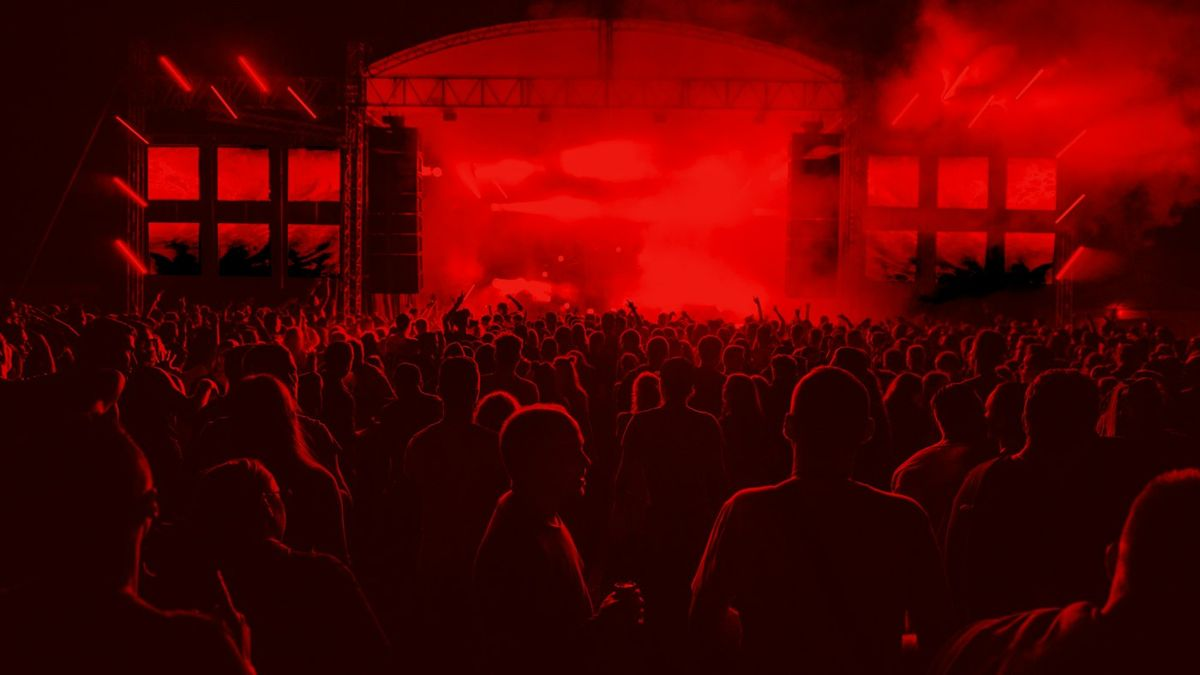
#> input picture skills/vs-update/framework/styles/horizont/images/hz-concert.jpg, 1200 x 675 px
$ python -i build.py   (imports and definitions only)
#> lines starting #> are read from the running program, lines starting #| are printed output that depends on the picture; after the words box and inside, x2 and y2 are one past the last pixel; in counts of white or black regions, pixels touching at a corner belong together
#> further down, picture is the input picture: PIL image 1200x675 RGB; mean R, G, B 80.8, 2.1, 1.6
"""vibeupslides build script.

Combines master.html (engine and CSS), a brand profile and a slide file into one
self-contained HTML presentation: fonts, logos and images are embedded as data URIs,
so the deck runs offline in any browser. PDFs are rendered only on request.

Command line:
    python3 build.py slides.html out/Deck.html --brand acme [--title "Title"] [--lang en]
                     [--image NAME=path ...] [--pdf] [--check]

From a project's build script:
    import build as B
    B.build("slides.html", "out/Deck.html", brand="acme", title="Title", lang="en",
            images=dict(COVER="images/cover.jpg"))
    print(B.check("out/Deck.html", lang="en"))      # must be an empty list

A brand is a folder with brand.json in the library of the workspace. `brand` may be a path to
that folder or a name that is looked up in <workspace>/library. The workspace is $VIBEUPSLIDES_HOME,
else ~/vibeupslides. Next to brand.json a brand may have theme.css (its own styles on top of the
engine) and elements/ (SVG icons, arrows and shapes; theme.css refers to them as url(el:arrows/a.svg)).

Slide files hold one <section class="slide ..." lang="xx"> per slide. A deck in two languages
has every slide twice, first language first, same order. {{IMG_NAME}} in the slide file is
replaced by the image passed as images=dict(NAME=path).
"""
import base64, io, json, mimetypes, os, re, sys

HERE = os.path.dirname(os.path.abspath(__file__))
SKILL = os.path.dirname(HERE)

DEFAULT_BRAND = {
    "name": "Unbranded",
    "lang": "en",
    "colors": {
        "accent": "#2F5BEA", "on_accent": "#FFFFFF",
        "ink": "#1D1D1F", "deep": "#1D1D1F", "on_deep": "#FFFFFF",
        "muted": "#6B6F76", "line": "#C9CBCF", "soft": "#F2F3F5", "ghost": "#E8E9EC", "paper": "#FFFFFF",
    },
    "fonts": {
        "body": {"family": "Helvetica Neue", "fallback": "Arial, Helvetica, sans-serif"},
        "head": {"family": None},
        "files": [],
        "display_weight": 800, "head_weight": 700,
    },
    "shape": {"radius": 0, "motif": "wedge", "head_case": "none", "head_tracking": None, "logo_position": "right"},
    "logos": {"primary": None, "primary_inverse": None, "partner": None, "partner_inverse": None,
              "icon": None, "inverse_mode": "file"},
    "footer": {"left": "", "right": ""},
}


# ---------------------------------------------------------------- brand profile

def home():
    """The workspace: one local folder with framework/, library/ and decks/."""
    return os.environ.get("VIBEUPSLIDES_HOME") or os.path.join(os.path.expanduser("~"), "vibeupslides")

def library():
    return os.path.join(home(), "library")

# [44 lines left out: functions brand_dir, _merge, load_brand, list_brands, _hex_rgb, luminance, not called in this run]

def contrast(a, b):
    la, lb = sorted((luminance(a), luminance(b)), reverse=True)
    return (la + 0.05) / (lb + 0.05)

def readable_on(bg, light="#FFFFFF", dark="#1D1D1F"):
    """White or near-black, whichever reads better on bg."""
    return light if contrast(bg, light) >= contrast(bg, dark) else dark

# [16 lines left out: function brand_warnings, not called in this run]

def _mix(a, b, t):
    return "#" + "".join(f"{round(x + (y - x) * t):02X}" for x, y in zip(_hex_rgb(a), _hex_rgb(b)))

# [37 lines left out: functions accent_as_text, tokens_css, not called in this run]

_FONT_FORMATS = {".woff2": "woff2", ".woff": "woff", ".ttf": "truetype", ".otf": "opentype"}

# [60 lines left out: functions fonts_css, trim_edges, halftone, not called in this run]

def dither(im, ink="#111111", paper="#FFFFFF", block=None):
    """A photo as from a copier or a one-bit screen: grey values become a coarse pattern of ink and paper pixels
    (Floyd-Steinberg), each pixel a small square block (brands whose shape.photo is "dither")."""
#> called with ink = '#111111', paper = '#FFFFFF'
    from PIL import Image, ImageEnhance, ImageOps
    g = ImageEnhance.Contrast(ImageOps.autocontrast(im.convert("L"), cutoff=2)).enhance(1.35)
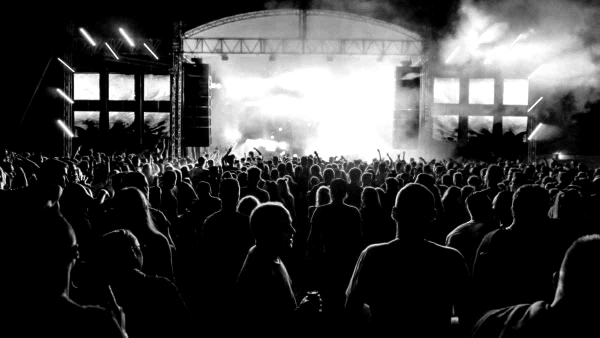
#> g: PIL image 1200x675 L (shown at 1/2 size); min 0, max 255, mean 62.9
    w, h = g.size; block = block or max(2, round(w / 560))
    small = g.resize((max(1, w // block), max(1, h // block)), Image.LANCZOS).convert("1")
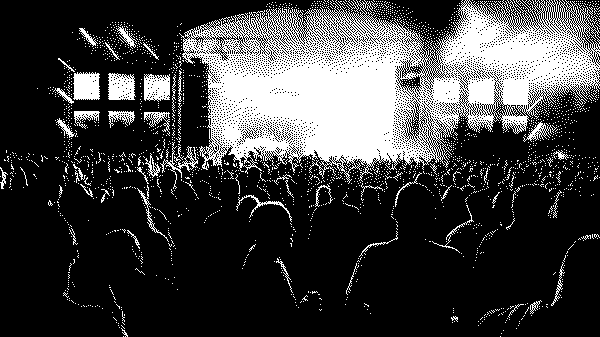
#> small: PIL image 600x337 1; 24.6% white; 2218 white regions (2165 under 20 px), largest, box (x1, y1, x2, y2) and area: (179, 0, 600, 184) 40523, (73, 72, 100, 100) 668, (108, 73, 136, 100) 610
    return ImageOps.colorize(small.convert("L").resize((w, h), Image.NEAREST), ink, paper)
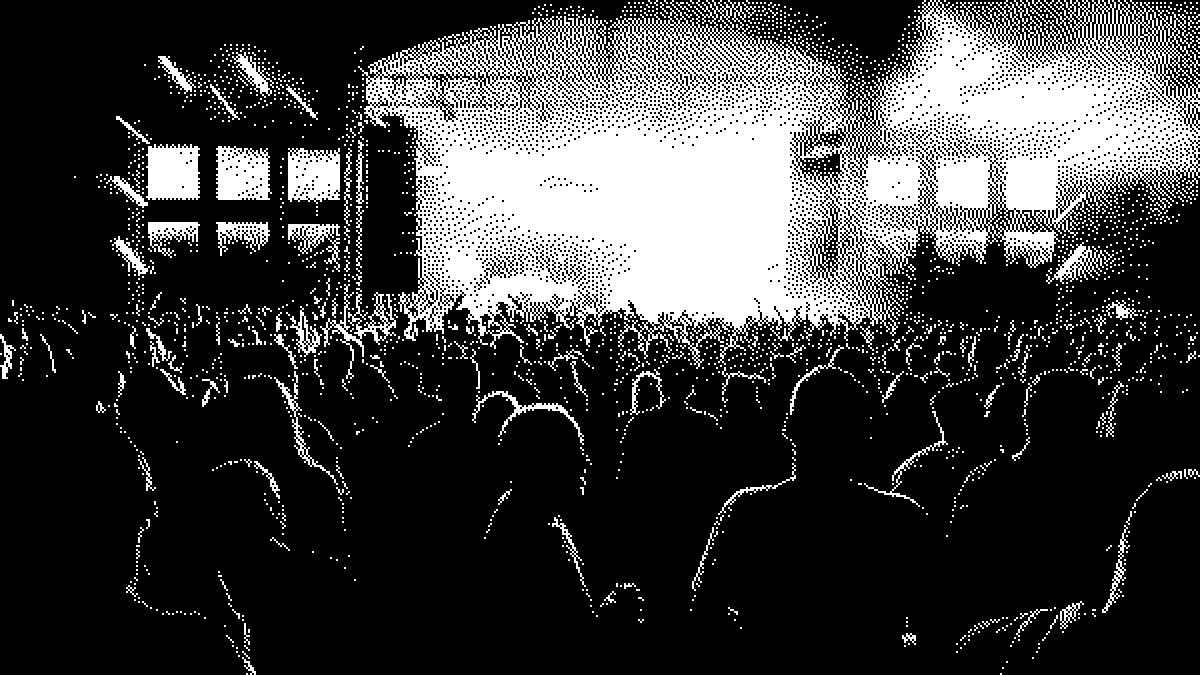
#> returned value: PIL image 1200x675 RGB; values 17 (black) and 255 (white), 24.6% white; 2218 white regions (2033 under 20 px), largest, box (x1, y1, x2, y2) and area: (358, 0, 1200, 369) 162170, (146, 144, 200, 200) 2672, (216, 146, 272, 200) 2440

# [182 lines left out: functions glow, datauri, assets, theme_css, export_js, favicon and 4 more, not called in this run]

_CHECK_JS = """(()=>{const page=document.querySelector('#deck > .slide.active');
  const s=page.querySelector(':scope > .rs > .slide')||page;      /* reading version: the reduced slide inside its page */
  const sr=s.getBoundingClientRect();const sc=sr.width/1920;
  const words=e=>e?((e.innerText||'').match(/[^\\s]*[\\p{L}\\p{N}][^\\s]*/gu)||[]).length:0;
  const rt=page.querySelector(':scope > .rt'), chrome=words(page.querySelector(':scope > .footer'))+words(page.querySelector(':scope > .rbar'));
  let maxB=0,maxR=0;
  const sel='.slide > *:not(.header):not(.footer):not(.rbar):not(.vs-credit):not(.wedge):not(.ghost):not(.image):not(.photo):not(.biglogo):not(.notes):not(.badge):not(.band):not(canvas)';     /* .band: a coloured area that fills its part of the slide on purpose */
  (s.querySelector('.text')?s.querySelectorAll('.text > *'):s.querySelectorAll(sel)).forEach(e=>{
    const r=e.getBoundingClientRect();maxB=Math.max(maxB,(r.bottom-sr.top)/sc);maxR=Math.max(maxR,(r.right-sr.left)/sc);});
  return {b:Math.round(maxB),r:Math.round(maxR),t:(s.querySelector('h1,h2')||{}).textContent||'',
          skip:s.classList.contains('no-footer'), low:s.classList.contains('fullbleed'),
          n:parseInt(page.getAttribute('data-n'),10)||0, read:words(rt), words:words(page)-chrome-words(rt),
          over:rt?Math.max(rt.scrollHeight-rt.clientHeight,rt.scrollWidth-rt.clientWidth):0, notes:!!(rt&&rt.hasAttribute('data-from'))}})()"""

_LEGIBLE_JS = """(()=>{const page=document.querySelector('#deck > .slide.active');
  const s=page.querySelector(':scope > .rs > .slide')||page;
  const sr=s.getBoundingClientRect(),sc=sr.width/1920,out=[],seen=new Map();
  const skip='.footer,.rbar,.notes,.rt,.ghost,.header,.qopts,[data-quiet],script,style,svg,canvas,video,iframe,[aria-hidden=true]';
  const probe=document.createElement('i');probe.style.color='var(--ghost)';s.appendChild(probe);const ghost=getComputedStyle(probe).color;probe.remove();
  const w=document.createTreeWalker(s,NodeFilter.SHOW_TEXT);
  for(let n;n=w.nextNode();){if(!n.nodeValue.trim())continue;const e=n.parentElement;if(!e||e.closest(skip))continue;
    const r=document.createRange();r.selectNodeContents(n);const rects=[...r.getClientRects()].filter(q=>q.width>1&&q.height>1);if(!rects.length)continue;
    let it=seen.get(e);
    if(!it){const cs=getComputedStyle(e);if(cs.visibility==='hidden'||cs.color===ghost)continue;   /* the ghost colour is for numerals that only decorate */
      let a=1;for(let p=e;p&&p!==page.parentElement;p=p.parentElement)a*=parseFloat(getComputedStyle(p).opacity);
      const m=/^rgb/.test(cs.color)?cs.color.match(/[\\d.]+/g).map(Number):null;
      it={t:'',px:parseFloat(cs.fontSize),bold:parseInt(cs.fontWeight,10)>=600,c:m?m.slice(0,3):null,a:a*(m&&m.length>3?m[3]:1),x0:1e9,y0:1e9,x1:-1e9,y1:-1e9,cut:0,q:[],ov:!!e.closest('.vs-overlap'),bleed:!!e.closest('.vs-bleed'),f:cs.fontStyle+' '+cs.fontWeight+' '+cs.fontSize+' '+cs.fontFamily,up:cs.textTransform==='uppercase'};
      for(let p=e;p&&p!==s;p=p.parentElement){const ps=getComputedStyle(p);
        if(ps.overflowX!=='visible'||ps.overflowY!=='visible'){const q=p.getBoundingClientRect();it.clip=it.clip?{l:Math.max(it.clip.l,q.left),t:Math.max(it.clip.t,q.top),r:Math.min(it.clip.r,q.right),b:Math.min(it.clip.b,q.bottom)}:{l:q.left,t:q.top,r:q.right,b:q.bottom};}}
      seen.set(e,it);out.push(it);}
    it.t+=n.nodeValue.trim()+' ';
    for(const q of rects){it.q.push([q.left,q.top+q.height*.2,q.right,q.bottom-q.height*.2]);it.x0=Math.min(it.x0,q.left);it.y0=Math.min(it.y0,q.top);it.x1=Math.max(it.x1,q.right);it.y1=Math.max(it.y1,q.bottom);}}
  /* where the letters are drawn: a line box of a tall face at a tight line height reaches far beyond its letters */
  const cx=document.createElement('canvas').getContext('2d');
  for(const it of out){if(it.clip)it.cut=Math.round(Math.max(it.clip.l-it.x0,it.x1-it.clip.r,it.clip.t-it.y0,it.y1-it.clip.b,0)/sc);delete it.clip;
    cx.font=it.f;const m=cx.measureText(it.up?it.t.toUpperCase():it.t);
    it.iy0=m.fontBoundingBoxAscent>m.actualBoundingBoxAscent?it.y0+(m.fontBoundingBoxAscent-m.actualBoundingBoxAscent)*sc:it.y0;
    it.iy1=m.fontBoundingBoxDescent>m.actualBoundingBoxDescent?it.y1-(m.fontBoundingBoxDescent-m.actualBoundingBoxDescent)*sc:it.y1;
    delete it.f;delete it.up;it.t=it.t.trim().slice(0,48);}
  /* is there a photo or a film under the text of this slide: an image or a background image that takes up a good part of it */
  let photo=false;const area=sr.width*sr.height,pics=[];
  s.querySelectorAll('img,video,.image,.photo,[style*="background-image"]').forEach(e=>{if(e.closest('.header,.footer,.vs-ic'))return;const q=e.getBoundingClientRect();
    const isPic=e.tagName==='IMG'?!/\\.svg|image\\/svg/.test(e.currentSrc||e.src||''):true; if(isPic&&q.width*q.height>area*.12)photo=true;
    if(isPic&&q.width*q.height>area*.04&&q.width>60&&q.height>60)pics.push([Math.max(q.left,sr.left),Math.max(q.top,sr.top),Math.min(q.right,sr.right),Math.min(q.bottom,sr.bottom)]);});
  return {items:out,sx:sr.left,sy:sr.top,sc:sc,photo:photo||pics.length>0,pics:pics}})()"""

_MARKS_JS = r"""(()=>{const page=document.querySelector('#deck > .slide.active');
  const s=page.querySelector(':scope > .rs > .slide')||page;
  const sr=s.getBoundingClientRect(),sc=sr.width/1920,out=[],area=sr.width*sr.height;
  const skip='.placeholder,.footer,.rbar,.notes,.rt,.ghost,.header,.qopts,[data-quiet],script,style,canvas,video,iframe,img,.image,.photo,.vs-credit,.badge,.biglogo,[aria-hidden=true]';
  const rgba=c=>{const m=/^rgba?\(/.test(c)?c.match(/[\d.]+/g).map(Number):null;return m?[m[0],m[1],m[2],m.length>3?m[3]:1]:null;};
  const tok=k=>{const i=document.createElement('i');i.style.color='var(--'+k+')';s.appendChild(i);const c=getComputedStyle(i).color;i.remove();return (rgba(c)||[]).slice(0,3).join();};
  const faint=new Set(['line','soft','ghost'].map(tok)),paper=tok('paper');      /* lines meant to stay quiet, and the slide's own ground */
  const op=e=>{let a=1;for(let p=e;p&&p!==page.parentElement;p=p.parentElement)a*=parseFloat(getComputedStyle(p).opacity);return a;};
  const name=e=>{const c=[...(e.classList||[])].filter(x=>!/^(anim|f|on|in)$/.test(x)).slice(0,2).join('.');return e.tagName.toLowerCase()+(c?'.'+c:'');};
  const where=e=>(e.parentElement&&e.parentElement!==s?name(e.parentElement)+' > ':'')+name(e);
  const add=(e,kind,col,w,q,part,own,thin)=>{const c=rgba(col);if(!c||c[3]<.05)return;const key=c.slice(0,3).join();
    if(key===paper||key===own)return;                    /* a fill in the ground's colour hides what is behind it; a border in the box's own colour is its edge */
    if(/shape|mark/.test(kind)&&w/sc>120)return;          /* a surface or a picture's stand-in, not a mark */
    const a=op(e)*c[3];if(a<.05)return;
    out.push({kind,c:c.slice(0,3),a,box:[q.left,q.top,q.right,q.bottom],d:where(e)+(part||''),faint:faint.has(key)||!!thin});};      /* a hairline is structure, like a line in --line */
  const borders=cs=>['Top','Right','Bottom','Left'].map(k=>({k:k.toLowerCase(),w:parseFloat(cs['border'+k+'Width'])||0,st:cs['border'+k+'Style'],c:cs['border'+k+'Color']})).filter(b=>b.w>=1&&b.st!=='none'&&b.st!=='hidden');
  const pbox=(e,cs,p,q)=>{          /* where a pseudo element is drawn: placed absolutely, from its offsets; else on its element */
    if(p.position!=='absolute'||cs.position==='static')return q;const n=k=>parseFloat(p[k])||0;
    const w=n('width')+n('paddingLeft')+n('paddingRight')+n('borderLeftWidth')+n('borderRightWidth'),h=n('height')+n('paddingTop')+n('paddingBottom')+n('borderTopWidth')+n('borderBottomWidth');
    const bl=parseFloat(cs.borderLeftWidth)||0,bt=parseFloat(cs.borderTopWidth)||0,W=q.width/sc-bl-(parseFloat(cs.borderRightWidth)||0),H=q.height/sc-bt-(parseFloat(cs.borderBottomWidth)||0);
    const x=p.left!=='auto'?n('left'):p.right!=='auto'?W-n('right')-w:0,y=p.top!=='auto'?n('top'):p.bottom!=='auto'?H-n('bottom')-h:0;
    const l=q.left+(bl+x+n('marginLeft'))*sc,t=q.top+(bt+y+n('marginTop'))*sc;return {left:l,top:t,right:l+w*sc,bottom:t+h*sc,width:w*sc,height:h*sc};};
  for(const e of s.querySelectorAll('*')){
    if(e.closest(skip))continue;const cs=getComputedStyle(e);if(cs.display==='none'||cs.visibility==='hidden')continue;
    const q=e.getBoundingClientRect();if(q.width<1&&q.height<1)continue;
    if(e instanceof SVGElement){if(!/^(path|circle|ellipse|line|polyline|polygon|rect)$/.test(e.tagName))continue;
      if(cs.stroke&&cs.stroke!=='none'&&parseFloat(cs.strokeWidth)>0)add(e,'figure line',cs.stroke,0,q);
      if(e.tagName!=='line'&&cs.fill&&cs.fill!=='none'&&!/url/.test(cs.fill))add(e,'figure shape',cs.fill,Math.min(q.width,q.height),q);continue;}
    const own=(rgba(cs.backgroundColor)||[]).slice(0,3).join(),bs=borders(cs);
    if(bs.length===4&&parseFloat(cs.borderTopLeftRadius)>=Math.min(q.width,q.height)*.4&&bs.every(b=>b.c===bs[0].c))add(e,'ring',bs[0].c,0,q,'',own);
    else for(const b of bs)add(e,'line',b.c,0,q,' border-'+b.k,own,b.w<=2);
    if(cs.columnRuleStyle!=='none'&&parseFloat(cs.columnRuleWidth)>=1)add(e,'line',cs.columnRuleColor,0,q,' column-rule','',parseFloat(cs.columnRuleWidth)<=2);
    if(!(e.innerText||'').trim()&&q.width*q.height<area*.25&&!/url\(/.test(cs.backgroundImage))add(e,'shape',cs.backgroundColor,Math.min(q.width,q.height),q);
    for(const ps of ['::before','::after']){const p=getComputedStyle(e,ps);if(!p.content||p.content==='none'||p.content==='normal'||p.display==='none')continue;
      const pw=parseFloat(p.width)||0,ph=parseFloat(p.height)||0,pq=pbox(e,cs,p,q);      /* arrows, ticks and bullets drawn in CSS */
      for(const b of borders(p))add(e,'mark',b.c,0,pq,ps);
      if(pw*ph<area*.25&&(pw>=1||ph>=1)&&!/url\(/.test(p.backgroundImage))add(e,'mark',p.backgroundColor,Math.min(pw||1e9,ph||1e9)*sc,pq,ps);}}
  return {marks:out}})()"""

MIN_TYPE = 18            # slide pixels (the slide is 1920 wide): below this nobody in a room reads it
EDGE = 24                # text closer to the slide's edge than this looks cut
MARK_MIN = 1.5           # a ring, an arrow, a bar or a point below this contrast to its ground is hardly seen
MARK_QUIET = 1.15        # a line in a quiet colour (--line, --soft, --ghost) may be faint, below this it is gone
MARK_HUE = 40            # a mark this far from its ground in colour (CIELAB) stands out even at low contrast: lime on white

_CASCADE = None

def _lum(c):
    f = lambda v: v / 12.92 if v <= .03928 else ((v + .055) / 1.055) ** 2.4
    return .2126 * f(c[0] / 255) + .7152 * f(c[1] / 255) + .0722 * f(c[2] / 255)

# [261 lines left out: functions _lab, _faces, _legible, _marks, check, shots and 3 more, not called in this run]


# [16 lines not run here, left out]

>>> from PIL import Image
>>> picture = Image.open('styles/horizont/images/hz-concert.jpg')
>>> result = dither(picture)

$ run again, on skills/vs-update/framework/styles/silber/images/sb-office.jpg
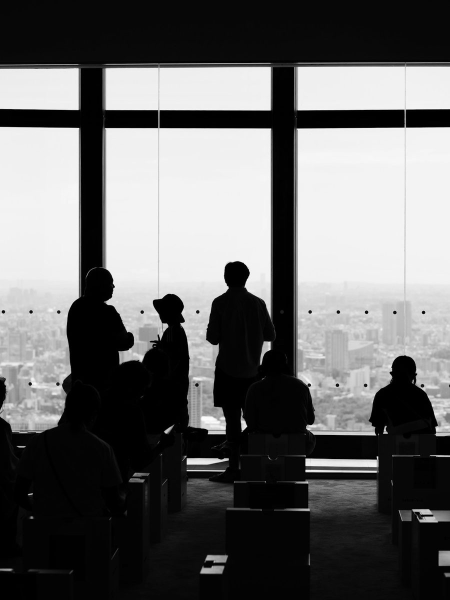
#> input picture skills/vs-update/framework/styles/silber/images/sb-office.jpg, 900 x 1200 px (shown at 1/2 size)
#> picture is the input picture: PIL image 900x1200 RGB; min 0, max 255, mean 103
#> in dither, `g = ImageEnhance.Contrast(ImageOps.autocontrast(im.convert("L"), cutof..`:
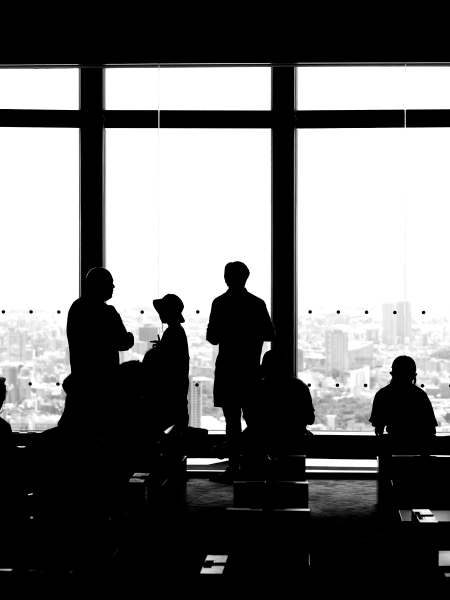
#> g: PIL image 900x1200 L (shown at 1/2 size); min 0, max 255, mean 109.2
#> in dither, `small = g.resize((max(1, w // block), max(1, h // block)), Image.LANCZ..`:
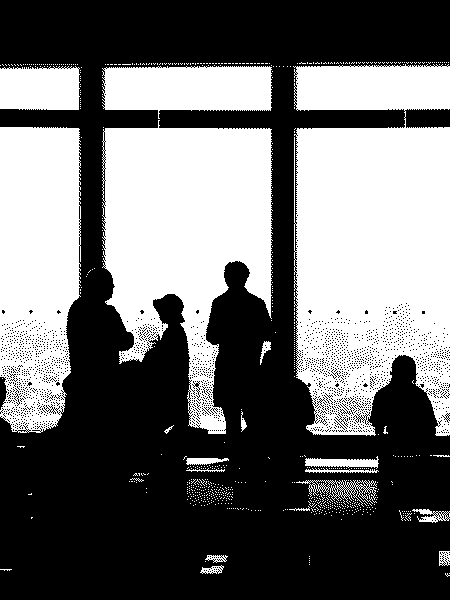
#> small: PIL image 450x600 1; 42.8% white; 698 white regions (679 under 20 px), largest, box (x1, y1, x2, y2) and area: (293, 64, 450, 436) 47910, (102, 120, 273, 434) 32554, (0, 127, 81, 433) 21129

$ run again, on skills/vs-update/framework/styles/zine/images/sb-hall.jpg
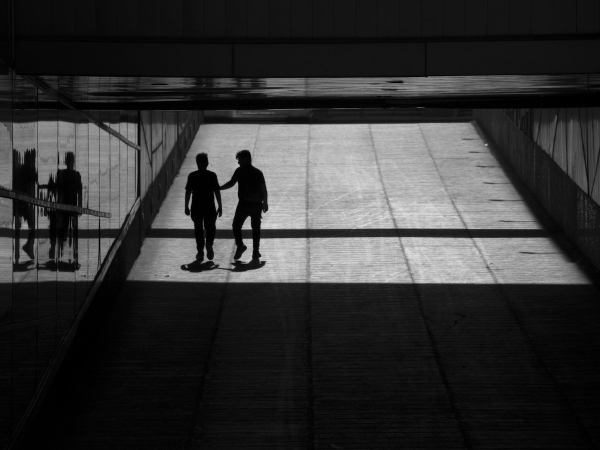
#> input picture skills/vs-update/framework/styles/zine/images/sb-hall.jpg, 1200 x 900 px (shown at 1/2 size)
#> picture is the input picture: PIL image 1200x900 RGB; min 0, max 234, mean 50.8
#> in dither, `g = ImageEnhance.Contrast(ImageOps.autocontrast(im.convert("L"), cutof..`:
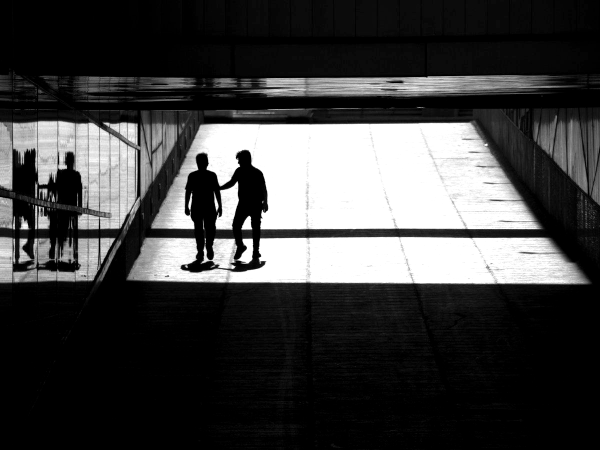
#> g: PIL image 1200x900 L (shown at 1/2 size); min 0, max 255, mean 64.1
#> in dither, `small = g.resize((max(1, w // block), max(1, h // block)), Image.LANCZ..`:
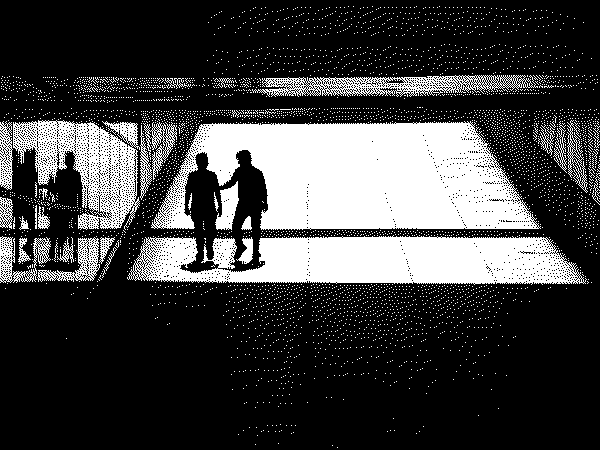
#> small: PIL image 600x450 1; 25% white; 4483 white regions (4448 under 20 px), largest, box (x1, y1, x2, y2) and area: (151, 121, 541, 230) 29306, (127, 235, 587, 285) 17202, (13, 120, 140, 230) 6746
